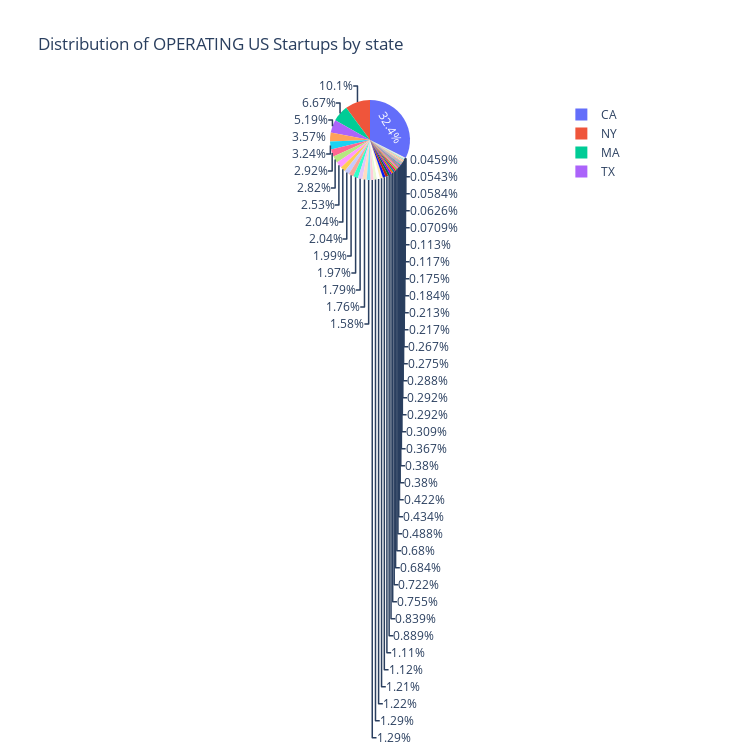

Here is the notebook cell this chart was saved with:
### Markdown cell above
# Further Analysis on the number of operating/acquired/closed US Startups by State

### Code cell
# Removing records within investments that have null 'status' and 'state_code' values
investments_state = investments.dropna(subset = ['status', 'state_code', 'country_code'])
#Only keeps rows that have country_code == "USA"
investments_state = investments_state[investments_state.country_code.eq("USA")]
investments_state = investments_state.loc[:, "status" : "state_code"]
# iso stands for investments_status_operating
iso = investments_state[investments_state.status == "operating"]
isa = investments_state[investments_state.status == "acquired"]
isc = investments_state[investments_state.status == "closed"]
iso = iso['state_code'].value_counts().to_frame()
isa = isa['state_code'].value_counts().to_frame()
isc = isc['state_code'].value_counts().to_frame()
fig = px.pie(iso, values = "state_code", names = iso.index, title = "Distribution of OPERATING US Startups by state", width = 750, height = 750)
fig.show()

### Figure 1 — Plotly figure (JSON) as saved in the notebook; plotly's stock layout.template omitted (floating-point values rounded to 4 significant figures)
{"data": [{"domain": {"x": [0, 1], "y": [0, 1]}, "hovertemplate": "label=%{label}<br>state_code=%{value}<extra></extra>", "labels": ["CA", "NY", "MA", "TX", "FL", "WA", "IL", "PA", "CO", "OH", "NJ", "VA", "GA", "MD", "NC", "TN", "MN", "UT", "AZ", "MI", "CT", "OR", "IN", "MO", "NV", "AR", "DC", "WI", "SC", "KY", "AL", "RI", "NH", "KS", "LA", "OK", "NM", "IA", "NE", "DE", "HI", "ID", "ME", "VT", "MS", "MT", "WY", "ND", "WV", "SD", "AK"], "legendgroup": "", "name": "", "showlegend": true, "type": "pie", "values": [7770, 2430, 1599, 1244, 855, 776, 699, 675, 607, 490, 488, 478, 471, 430, 421, 378, 310, 309, 293, 290, 269, 265, 213, 201, 181, 173, 164, 163, 117, 104, 101, 91, 91, 88, 74, 70, 70, 69, 66, 64, 52, 51, 44, 42, 28, 27, 17, 15, 14, 13, 11]}], "layout": {"height": 750, "legend": {"tracegroupgap": 0}, "title": {"text": "Distribution of OPERATING US Startups by state"}, "width": 750}}
